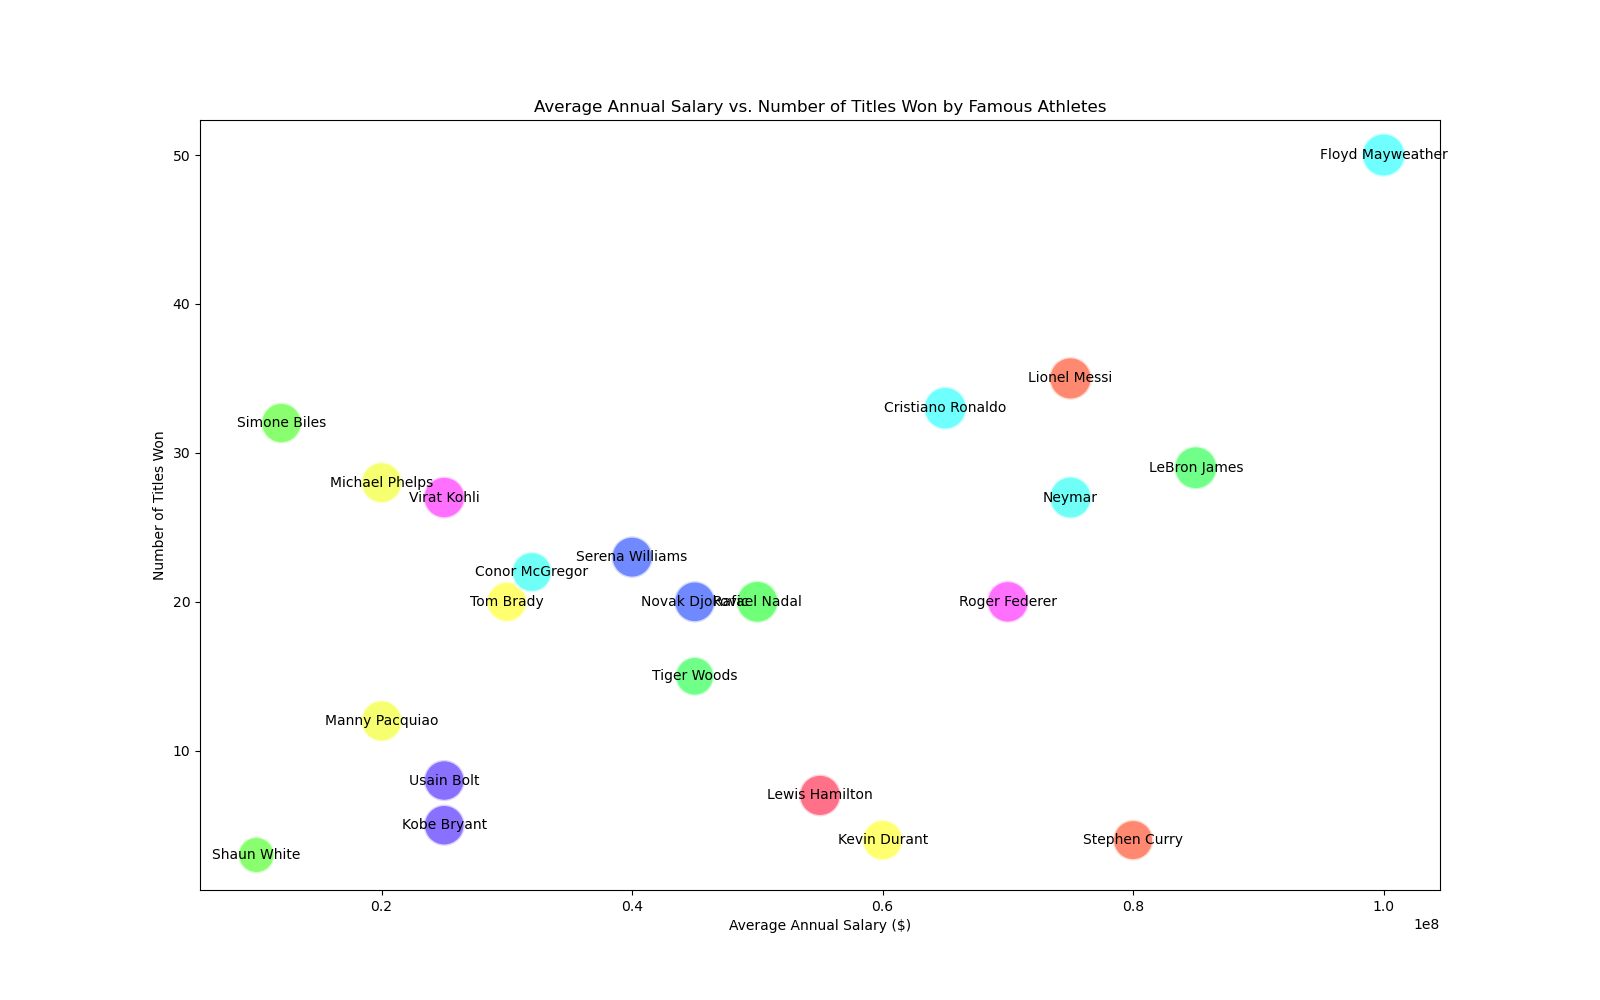

Write Python code to recreate this figure.

import matplotlib.pyplot as plt

# Data points
athletes = [
    'Lionel Messi', 'LeBron James', 'Serena Williams', 'Tom Brady', 'Roger Federer',
    'Cristiano Ronaldo', 'Usain Bolt', 'Simone Biles', 'Michael Phelps', 'Neymar',
    'Lewis Hamilton', 'Rafael Nadal', 'Stephen Curry', 'Tiger Woods', 'Novak Djokovic',
    'Kevin Durant', 'Virat Kohli', 'Floyd Mayweather', 'Kobe Bryant', 'Shaun White',
    'Manny Pacquiao', 'Conor McGregor'
]
average_salary = [
    75000000, 85000000, 40000000, 30000000, 70000000, 65000000, 25000000, 12000000,
    20000000, 75000000, 55000000, 50000000, 80000000, 45000000, 45000000, 60000000,
    25000000, 100000000, 25000000, 10000000, 20000000, 32000000
]
number_of_titles = [
    35, 29, 23, 20, 20, 33, 8, 32, 28, 27, 7, 20, 4, 15, 20, 4, 27, 50, 5, 3, 12, 22
]
popularity = [
    95, 98, 90, 85, 92, 97, 88, 87, 89, 94, 91, 93, 86, 80, 89, 87, 92, 99, 88, 70, 90, 85
]

# Bubble size is scaled by popularity
bubble_size = [pop * 10 for pop in popularity]

# Set the figure size
plt.figure(figsize=(16, 10))

# Create the scatter plot
plt.scatter(average_salary, number_of_titles, s=bubble_size,
            color=['#FF5733', '#33FF57', '#3357FF', '#FFFF33', '#FF33FF', '#33FFFF', '#5733FF', '#57FF33', '#F3FF33', '#33FFF3', '#FF3357', '#33FF3F', 
                   '#FF5733', '#33FF57', '#3357FF', '#FFFF33', '#FF33FF', '#33FFFF', '#5733FF', '#57FF33', '#F3FF33', '#33FFF3'],
            alpha=0.7, edgecolors='w', linewidth=2)

# Title and labels
plt.title('Average Annual Salary vs. Number of Titles Won by Famous Athletes')
plt.xlabel('Average Annual Salary ($)')
plt.ylabel('Number of Titles Won')

# Add athlete labels to the bubbles
for i, athlete in enumerate(athletes):
    plt.text(average_salary[i], number_of_titles[i], athlete, ha='center', va='center')

# Show plot
plt.show()
